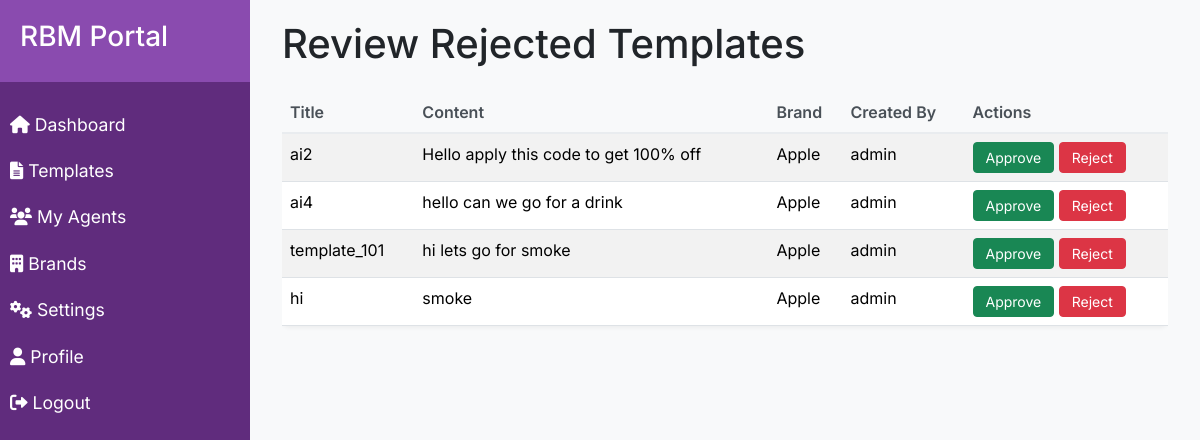
Screenshot of /approvals/review/ (signed in) with the database file from the repository.
### dashboard/models.py (models this page shows, shortened)
class Template(models.Model):
    STATUS_CHOICES = [
        ('pending_l1', 'Pending L1 Approval'),
        ('approved_l1', 'Approved by L1'),
        ('rejected_l1', 'Rejected by L1'),
        ('approved_l2', 'Approved by L2'),
        ('rejected_l2', 'Rejected by L2'),
    ]
    MESSAGE_TYPES = [
        ('text', 'Text'),
        ('media', 'Media'),
        ('card', 'Card'),
    ]
    title = models.CharField(max_length=200)
    content = models.TextField()
    variables = models.TextField(blank=True)  # Allow any string without JSON validation
    message_type = models.CharField(max_length=20, choices=MESSAGE_TYPES)
    status = models.CharField(max_length=20, choices=STATUS_CHOICES, default='pending_l1')
    brand = models.ForeignKey(Brand, on_delete=models.CASCADE)
    created_by = models.ForeignKey(User, on_delete=models.CASCADE)
    created_at = models.DateTimeField(auto_now_add=True)
    updated_at = models.DateTimeField(auto_now=True)

class Brand(models.Model):
    name = models.CharField(max_length=100)
    description = models.TextField(blank=True)
    created_at = models.DateTimeField(auto_now_add=True)

### dashboard/views.py (the view)
# urls.py: path('approvals/review/', views.review_templates, name='review_templates'),
@login_required
def review_templates(request):
    templates = Template.objects.filter(status__in=['rejected_system', 'rejected_admin'])
    return render(request, 'dashboard/review_templates.html', {'templates': templates})

### templates/dashboard/review_templates.html (shortened to what this page needs)
{% extends 'base.html' %}
{% block content %}
<div class="container-fluid">
    <h1 class="mb-4">Review Rejected Templates</h1>
    {% if templates %}
    <div class="table-responsive">
        <table class="table table-striped">
            <thead>
                <tr>
                    <th>Title</th>
                    <th>Content</th>
                    <th>Brand</th>
                    <th>Created By</th>
                    <th>Actions</th>
                </tr>
            </thead>
            <tbody>
                {% for template in templates %}
                <tr>
                    <td>{{ template.title }}</td>
                    <td>{{ template.content }}</td>
                    <td>{{ template.brand.name }}</td>
                    <td>{{ template.created_by.username }}</td>
                    <td>
                        <form method="post" action="{% url 'update_template_status' template.id %}" class="d-inline">
                            <button type="submit" class="btn btn-success btn-sm">Approve</button>
                        </form>
                        <form method="post" action="{% url 'update_template_status' template.id %}" class="d-inline">
                            <button type="submit" class="btn btn-danger btn-sm">Reject</button>
                        </form>
                    </td>
                </tr>
                {% endfor %}
            </tbody>
        </table>
    </div>
    {% else %}
    <div class="alert alert-info">No templates pending review.</div>
    {% endif %}
</div>
{% endblock %}

### static/css/style.css (style rules this page uses)
:root { --primary-color: #602C7D; --secondary-color: #8A4BAF; --background-color: #F8F9FA; --border-color: #E9ECEF; --text-color: #495057; }
body { background-color: var(--background-color); font-family: 'Inter', sans-serif; }
.table { background: white; border-radius: 8px; box-shadow: 0 2px 4px rgba(0,0,0,0.05); }
.table thead th { background: #F8F9FA; border-bottom: 2px solid var(--border-color); color: var(--text-color); font-weight: 600; }
.table th { font-weight: 500; color: #495057; background-color: #f8f9fa; }
.btn-sm { padding: 0.25rem 0.75rem; font-size: 0.875rem; }

### rows the page displays
Template: title "ai2", content "Hello apply this code to get 100% off", brand.name "Apple", created_by.username "admin"
Template: title "ai4", content "hello can we go for a drink", brand.name "Apple", created_by.username "admin"
Template: title "template_101", content "hi lets go for smoke", brand.name "Apple", created_by.username "admin"
Template: title "hi", content "smoke", brand.name "Apple", created_by.username "admin"
